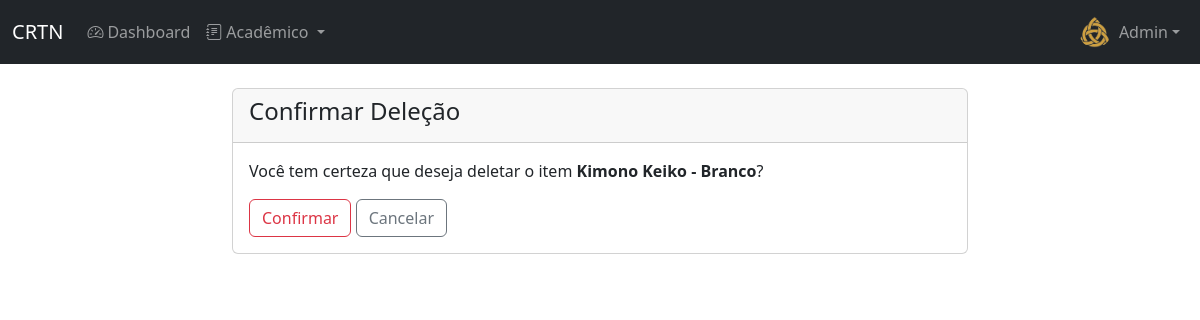
Page /professor/itens/1/deletar/ (signed in) on the committed database.
### academia/models.py (models this page shows, shortened)
class User(AbstractUser):
    STATUS_CHOICES = [('ATIVO', 'Ativo'), ('INATIVO', 'Inativo'), ('PENDENTE', 'Pendente')]
    GROUP_ROLE_CHOICES = [('STD', 'Aluno'), ('PRO', 'Professor'), ('ADM', 'Administrador')]
    KIMONO_SIZE_CHOICES = [('A0', 'A0'), ('A1', 'A1'), ('A2', 'A2'), ('A3', 'A3'), ('A4', 'A4'), ('A5', 'A5'), ('A6', 'A6')]
    BELT_SIZE_CHOICES = [('A0', 'A0'), ('A1', 'A1'), ('A2', 'A2'), ('A3', 'A3'), ('A4', 'A4'), ('A5', 'A5'), ('A6', 'A6')]
    birthday = models.DateField('Data de Nascimento', null=True, blank=True)
    group_role = models.CharField('Perfil', max_length=3, choices=GROUP_ROLE_CHOICES, default='STD')
    status = models.CharField('Status', max_length=8, choices=STATUS_CHOICES, default='PENDENTE')
    photo = models.ImageField('Foto', upload_to=photo_upload_to, null=True, blank=True)
    height = models.IntegerField('Altura (cm)', null=True, blank=True)
    weight = models.IntegerField('Peso (kg)', null=True, blank=True)
    kimono_size = models.CharField('Tamanho do Kimono', max_length=2, choices=KIMONO_SIZE_CHOICES, null=True, blank=True)
    belt_size = models.CharField('Tamanho da Faixa', max_length=2, choices=BELT_SIZE_CHOICES, null=True, blank=True)
    whatsapp = models.CharField('WhatsApp', max_length=20, null=True, blank=True)
    responsible = models.ForeignKey('self', on_delete=models.SET_NULL, null=True, blank=True, related_name='dependents')
    class Meta:
        verbose_name, verbose_name_plural = 'Usuário', 'Usuários'
        ordering = ['first_name', 'last_name']
    def is_student(self): return self.group_role == 'STD'
    def is_admin(self): return self.group_role == 'ADM'
    def is_professor_or_admin(self): return self.group_role in ['PRO', 'ADM']

class Item(models.Model):
    TIPO_CHOICES = [('KIMONO', 'Kimono'), ('FAIXA', 'Faixa'), ('HASHGUARD', 'Hashguard'), ('TAXA', 'Taxa')]
    nome = models.CharField(max_length=100)
    tipo = models.CharField(max_length=10, choices=TIPO_CHOICES)
    valor = models.DecimalField(max_digits=10, decimal_places=2, null=True, blank=True)
    quantidade = models.IntegerField(null=True, blank=True)

### academia/views.py (the view)
# urls.py: path('professor/itens/<int:item_id>/deletar/', views.professor_item_deletar, name='professor_item_deletar'),
@login_required
def professor_item_deletar(request, item_id):
    if not request.user.is_professor_or_admin():
        raise PermissionDenied
    item = get_object_or_404(Item, pk=item_id)
    if request.method == 'POST':
        item.delete()
        messages.success(request, 'Item deletado com sucesso!')
        return redirect('professor_itens')
    return render(request, 'academia/professor/item_confirm_delete.html', {'item': item})

### academia/context_processors.py (called while the page is built)
def account_management_context(request):
    original_user_id = request.session.get('original_user_id')
    main_user = None
    if original_user_id:
        try:
            main_user = User.objects.get(id=original_user_id)
        except User.DoesNotExist:
            request.session.pop('original_user_id', None)
    else:
        main_user = request.user
    dependents = main_user.dependents.all() if main_user and main_user.dependents.exists() else []
    return {
        'original_user_id': original_user_id,
        'dependents_list': dependents,
    }

def global_context(request):
    if not request.user.is_authenticated:
        return {}
    context = {}
    context.update(notifications_context(request))
    context.update(account_management_context(request))
    return context

### academia/templates/academia/professor/item_confirm_delete.html (shortened to what this page needs)
{% extends 'academia/base.html' %}
{% block content %}
<div class="row">
    <div class="col-md-8 offset-md-2">
        <div class="card">
            <div class="card-header">
                <h4>Confirmar Deleção</h4>
            </div>
            <div class="card-body">
                <p>Você tem certeza que deseja deletar o item <strong>{{ item.nome }}</strong>?</p>
                <form method="post">
                    <button type="submit" class="btn btn-outline-danger">Confirmar</button>
                    <a href="{% url 'professor_itens' %}" class="btn btn-outline-secondary">Cancelar</a>
                </form>
            </div>
        </div>
    </div>
</div>
{% endblock %}

### academia/templates/academia/base.html (shortened to what this page needs)
{% load static %}
<!DOCTYPE html>
<html lang="pt-BR">
<head>
    <link href="https://cdn.jsdelivr.net/npm/bootstrap@5.3.0/dist/css/bootstrap.min.css" rel="stylesheet">
    <link rel="stylesheet" href="https://cdn.jsdelivr.net/npm/bootstrap-icons@1.11.0/font/bootstrap-icons.css">
    <link rel="stylesheet" href="{% static 'css/styles.css' %}">
</head>
<body>
    {% if user.is_authenticated %}
    <nav class="navbar navbar-expand-lg navbar-dark bg-dark">
        <div class="container-fluid">
            <a class="navbar-brand" href="{% url 'index' %}">CRTN</a>
            <div class="collapse navbar-collapse" id="navbarNav">
                <ul class="navbar-nav me-auto">
                    <li class="nav-item">
                        <a class="nav-link" href="{% url 'dashboard' %}">
                            <i class="bi bi-speedometer2 me-1"></i>Dashboard
                        </a>
                    </li>
                    {% if user.is_student or user.is_professor_or_admin %}
                    <li class="nav-item dropdown">
                        <a class="nav-link dropdown-toggle" href="#" role="button" data-bs-toggle="dropdown" aria-expanded="false">
                            <i class="bi bi-journal-text me-1"></i>Acadêmico
                        </a>
                    </li>
                    {% endif %}
                </ul>
                <ul class="navbar-nav">
                    <li class="nav-item dropdown">
                        <a class="nav-link dropdown-toggle d-flex align-items-center" href="#" role="button" data-bs-toggle="dropdown" aria-expanded="false">
                            {% if user.photo %}
                                <img src="{{ user.photo.url }}" alt="Foto" class="rounded-circle me-2" width="32" height="32" style="object-fit: cover;">
                            {% else %}
                                <div class="bg-secondary rounded-circle me-2 d-flex align-items-center justify-content-center" style="width: 32px; height: 32px;">
                                    <i class="bi bi-person text-white"></i>
                                </div>
                            {% endif %}
                            <span>{{ user.first_name }}</span>
                        </a>
                    </li>
                </ul>
            </div>
        </div>
    </nav>
    {% endif %}
    <div class="container mt-4">
        {% block content %}{% endblock %}
    </div>
</body>
</html>

### rows in the picture
User: photo (picture), first_name "Admin"
Item: nome "Kimono Keiko - Branco"
